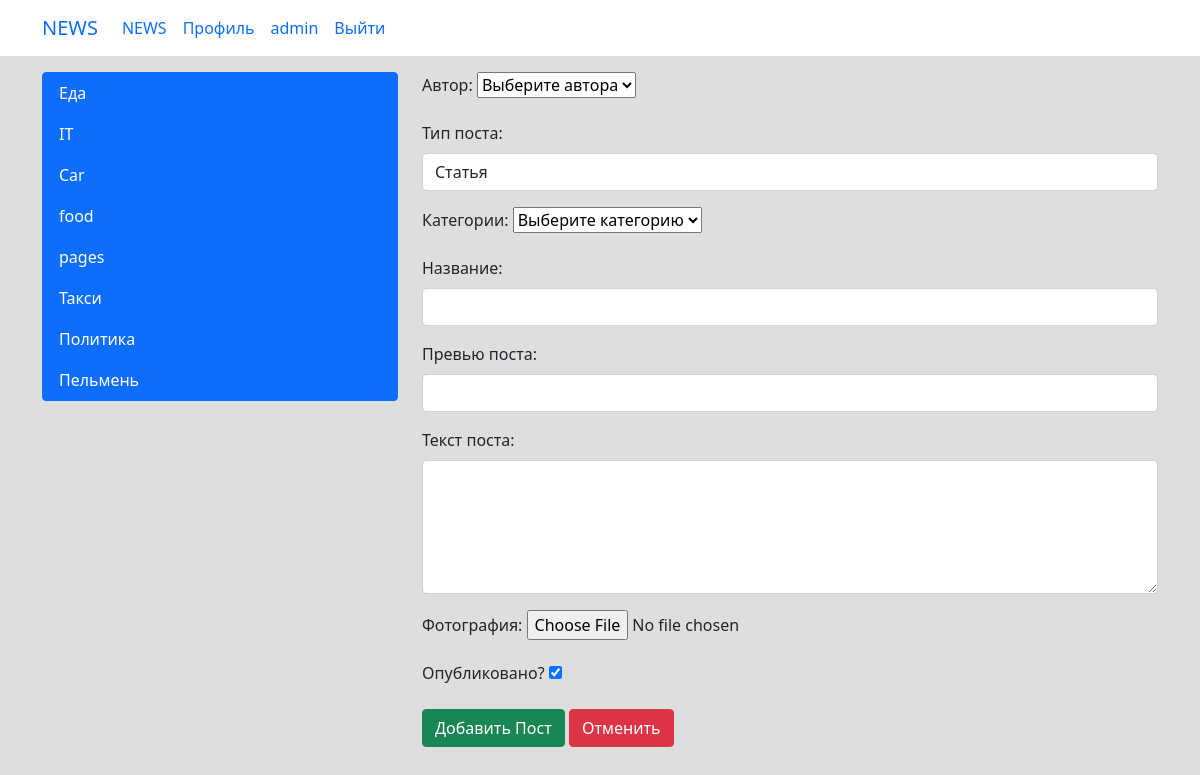
/news/add/ (signed in), run on the app's committed database.
### news/models.py (models this page shows)
class Category(models.Model):
    category_name = models.CharField(max_length=64, unique=True)
    subscribers = models.ManyToManyField(User, blank=True, null=True)
    class Meta:
        verbose_name = 'Категория'
        verbose_name_plural = 'Категории'
    def __str__(self):
        return self.category_name

### news/views.py (the view)
# urls.py: path('add/', newsCreate.as_view(), name='news_add'),
class newsCreate(LoginRequiredMixin, PermissionRequiredMixin, CreateView):
    model = Post
    template_name = 'news/news_add.html'
    form_class = NewsForm
    permission_required = 'news.add_post'
    def get_context_data(self, **kwargs):
        context = super().get_context_data(**kwargs)
        context['cate'] = Category.objects.all()
        return context

### news/forms.py
class NewsForm(ModelForm):
    public = BooleanField(label='Опубликовано?', initial=True, required=False)
    category_id = ModelChoiceField(queryset=Category.objects.all(), label='Категория', empty_label='Выберите категорию')
    PostAuthor = ModelChoiceField(queryset=Author.objects.all(), label='Автор', empty_label='Выберите автора')
    class Meta:
        model = Post
        fields = [
            'PostAuthor',
            'title',
            'positions',
            'category_id',
            'previewName',
            'text',
            'photo',
            'public'
        ]
        widgets = {
            'PostAuthor': forms.Select(attrs={'class': 'form-control'}),
            'title': forms.TextInput(attrs={'class': 'form-control'}),
            'positions': forms.Select(attrs={'class': 'form-control'}),
            'category_id': forms.Select(attrs={'class': 'form-control'}),
            'previewName': forms.TextInput(attrs={'class': 'form-control'}),
            'text': forms.Textarea(attrs={'class': 'form-control', 'rows': 5}),
        }

### news/models.py (called while the page is built)
    def __str__(self):
        return str(self.authorUser)

### templates/news/news_add.html (shortened to what this page needs)
{% extends 'flatpages/base.html' %} {% load custom_filters %}
{%block sidebar%}
<div class="col-md-4">
    <div class="list-group">
        {%for el in cate%}
        <a href="{% url 'cate_filter' el.pk %}" class="list-group-item list-group-item-action active">{{el.category_name}}</a>
        {%endfor%}
    </div>
</div>
{%endblock%}
{%block content%}
<div class="col-md-8">
    <form method="post" enctype="multipart/form-data">
        <div class="mb-3">
            <label for="{{form.PostAuthor.id_for_label}}" class="form-label">Автор: </label>
            {{form.PostAuthor}}
        </div>
        <div class="mb-3">
            <label for="{{form.positions.id_for_label}}" class="form-label">Тип поста: </label>
            {{form.positions}}
        </div>
        <div class="mb-3">
            <label for="{{form.category_id.id_for_label}}" class="form-label">Категории: </label>
            {{form.category_id}}
        </div>
        <div class="mb-3">
            <label for="{{form.title.id_for_label}}" class="form-label">Название: </label>
            {{form.title}}
        </div>
        <div class="mb-3">
            <label for="{{form.previewName.id_for_label}}" class="form-label">Превью поста: </label>
            {{form.previewName}}
        </div>
        <div class="mb-3">
            <label for="{{form.text.id_for_label}}" class="form-label">Текст поста: </label>
            {{form.text}}
        </div>
        <div class="mb-3">
            <label for="{{form.photo.id_for_label}}" class="form-label">Фотография: </label>
            {{form.photo}}
        </div>
        <div class="mb-3">
            <label for="{{form.public.id_for_label}}" class="form-label">Опубликовано? </label>
            {{form.public}}
        </div>
        <input type="submit" class="btn btn-success" value="Добавить Пост">
        <input type="submit" class="btn btn-danger" onclick="history.back()" value="Отменить">
    </form>
</div>
{%endblock%}

### data on the page
Category: category_name "Еда"
Category: category_name "IT"
Category: category_name "Car"
Category: category_name "food"
Category: category_name "pages"
Category: category_name "Такси"
Category: category_name "Политика"
Category: category_name "Пельмень"
